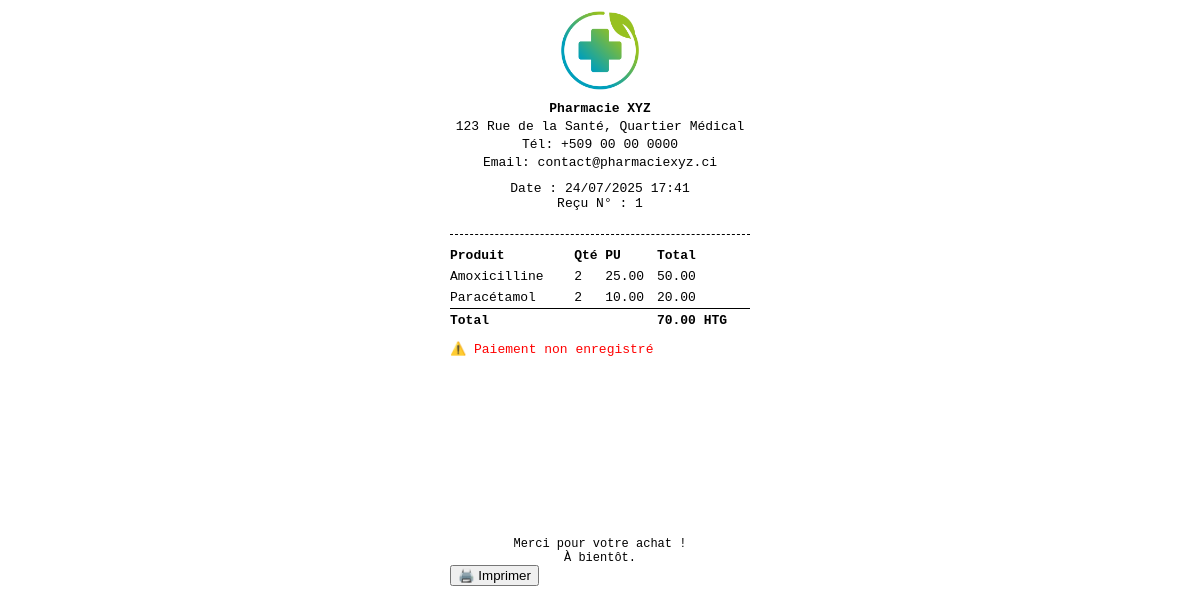
The page /sales/receipt/1 (signed in) on the database its author committed.
### app/models.py (models this page shows, shortened)
class Sale(db.Model):
    id = db.Column(db.Integer, primary_key=True)
    user_id = db.Column(db.Integer, db.ForeignKey('user.id'))
    date = db.Column(db.DateTime, default=datetime.utcnow)
    user = db.relationship('User', back_populates='sales')
    items = db.relationship('SaleItem', back_populates='sale', cascade='all, delete-orphan')
    @property
    def total_amount(self):
        return sum(item.total_price for item in self.items)

class SaleItem(db.Model):
    id = db.Column(db.Integer, primary_key=True)
    sale_id = db.Column(db.Integer, db.ForeignKey('sale.id'), nullable=False)
    drug_id = db.Column(db.Integer, db.ForeignKey('drug.id'), nullable=False)
    quantity = db.Column(db.Integer, nullable=False)
    unit_price = db.Column(db.Float, nullable=False)
    sale = db.relationship('Sale', back_populates='items')
    drug = db.relationship('Drug')
    @property
    def total_price(self):
        return self.quantity * self.unit_price

class Drug(db.Model):
    id = db.Column(db.Integer, primary_key=True)
    name = db.Column(db.String(100), nullable=False)
    unit = db.Column(db.String(30))  # comprimé, flacon, etc.
    price = db.Column(db.Float, nullable=False)
    expiration_date = db.Column(db.Date, nullable=False)
    commentaire = db.Column(db.Text, nullable=True)
    category_id = db.Column(db.Integer, db.ForeignKey('category.id'), nullable=True)
    category = db.relationship('Category', back_populates='drugs')
    sales = db.relationship('SaleItem', back_populates='drug')
    losses = db.relationship('LossRecord', back_populates='drug')
    purchase_items = db.relationship('PurchaseItem', back_populates='drug')

### app/routes/sale.py (the view)
@bp.route('/receipt/<int:sale_id>')
@login_required
def sale_receipt(sale_id):
    sale = Sale.query.options(
        joinedload(Sale.items).joinedload(SaleItem.drug),  # utilise l'attribut de classe, pas une chaîne
        joinedload(Sale.user)
    ).get_or_404(sale_id)
    return render_template('sales/receipt.html', sale=sale)

### app/routes/auth.py (called while the page is built)
@login_manager.user_loader
def load_user(user_id):
    return User.query.get(int(user_id))

### app/templates/sales/receipt.html (shortened to what this page needs)
<!DOCTYPE html>
<html lang="fr">
<head>
</head>
<body>
<div class="header">
    <img src="{{ url_for('static', filename='img/logo600.png') }}" alt="Logo pharmacie" class="logo">
    <div class="pharmacy-info">
        <strong>Pharmacie XYZ</strong><br>
        123 Rue de la Santé, Quartier Médical<br>
        Tél: +509 00 00 0000<br>
        Email: contact@pharmaciexyz.ci
    </div>
    <p style="margin-top: 8px; font-size: 13px;">
        Date : {{ sale.date.strftime("%d/%m/%Y %H:%M") }}<br>
        Reçu N° : {{ sale.id }}
    </p>
</div>
<table>
    <thead>
        <tr>
            <th>Produit</th>
            <th>Qté</th>
            <th>PU</th>
            <th>Total</th>
        </tr>
    </thead>
    <tbody>
        {% for item in sale.items %}
        <tr>
            <td>{{ item.drug.name }}</td>
            <td>{{ item.quantity }}</td>
            <td>{{ "%.2f"|format(item.unit_price) }}</td>
            <td>{{ "%.2f"|format(item.total_price) }}</td>
        </tr>
        {% endfor %}
    </tbody>
    <tfoot>
        <tr>
            <td colspan="3">Total</td>
            <td>{{ "%.2f"|format(sale.total_amount) }} HTG</td>
        </tr>
    </tfoot>
</table>
<div class="totals">
    {% if sale.payment %}
        <p><strong>Payé :</strong> {{ "%.2f"|format(sale.payment.amount_paid) }} HTG</p>
        <p><strong>Mode :</strong> {{ sale.payment.payment_method }}</p>
        <p><strong>Rendu :</strong> {{ "%.2f"|format(sale.payment.amount_paid - sale.total_amount) }} HTG</p>
    {% else %}
        <p style="color: red;">⚠️ Paiement non enregistré</p>
    {% endif %}
</div>
<div class="barcode">
    <svg id="barcode"></svg>
</div>
<div class="footer">
    Merci pour votre achat !<br>
    À bientôt.
</div>
<button onclick="window.print()">🖨️ Imprimer</button>
</body>
</html>

### app/templates/sales/receipt.html (style rules this page uses)
body { font-family: monospace; max-width: 300px; margin: auto; padding: 10px; }
.header { text-align: center; border-bottom: 1px dashed #000; padding-bottom: 10px; margin-bottom: 10px; }
.logo { max-width: 80px; margin-bottom: 5px; }
.pharmacy-info { font-size: 13px; line-height: 1.4; }
table { width: 100%; border-collapse: collapse; margin-top: 10px; font-size: 13px; }
th, td { text-align: left; padding: 3px 0; }
tfoot td { font-weight: bold; border-top: 1px solid #000; padding-top: 4px; }
.barcode { text-align: center; margin-top: 12px; }
.footer { text-align: center; font-size: 12px; margin-top: 14px; }
.totals { margin-top: 10px; font-size: 13px; }
.totals p { margin: 2px 0; }

### rows shown on the page
Sale: date "24/07/2025 17:41", id "1"
SaleItem: drug.name "Amoxicilline", quantity "2", unit_price "25.00", total_price "50.00", total_amount "70.00"
SaleItem: drug.name "Paracétamol", quantity "2", unit_price "10.00", total_price "20.00"
